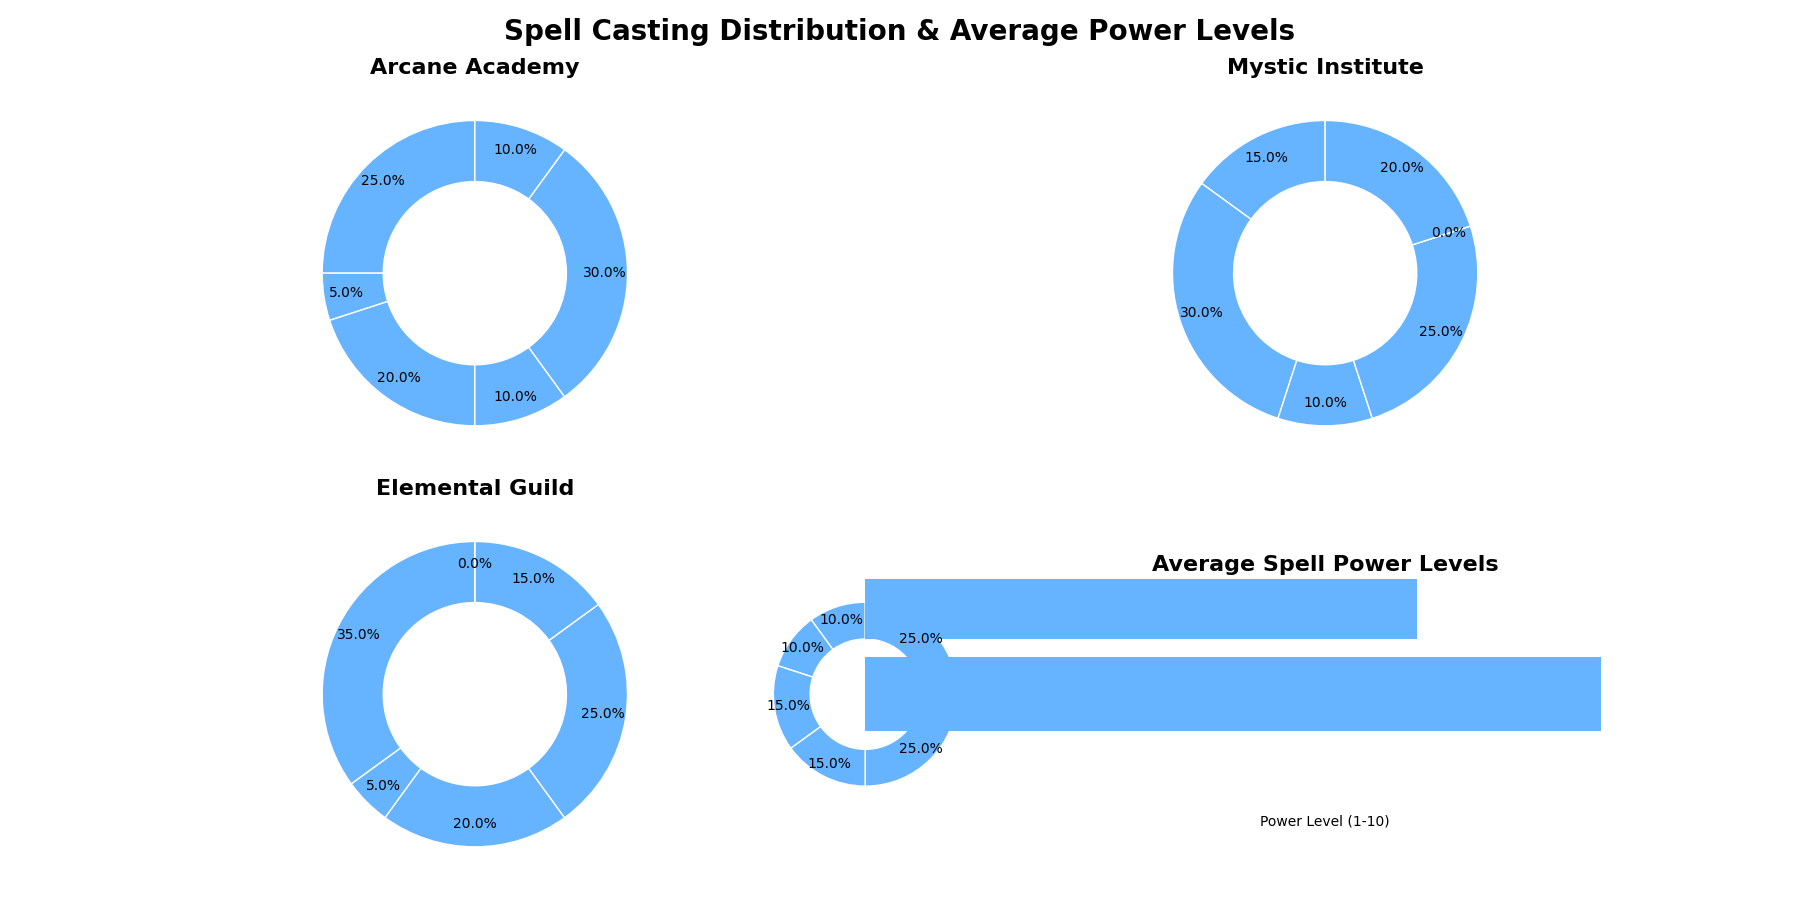

Generate this figure with Python:
import matplotlib.pyplot as plt
import numpy as np

wizardry_schools = ['Arcane Academy', 'Mystic Institute', 'Elemental Guild', 'Enchantment Realm']
spell_types = ['Fire Spells', 'Water Spells', 'Earth Spells', 'Air Spells', 'Lightning Spells', 'Healing Spells']

arcane_spells = [25, 5, 20, 10, 30, 10]
mystic_spells = [15, 30, 10, 25, 0, 20]
elemental_spells = [35, 5, 20, 25, 15, 0]
enchantment_spells = [10, 10, 15, 15, 25, 25]

average_power_levels = [8, 6, 7, 9]

single_color = '#66b3ff'

# Create the figure and axis for subplots with a different arrangement (2 rows, 2 columns)
fig, axs = plt.subplots(2, 2, figsize=(18, 9))

data = [arcane_spells, mystic_spells, elemental_spells, enchantment_spells]

for i, ax in enumerate(axs.flatten()[:len(data)]):
    ax.pie(
        data[i],
        autopct='%1.1f%%',
        pctdistance=0.85,
        colors=[single_color] * len(data[i]),
        startangle=90,
        wedgeprops=dict(width=0.4, edgecolor='w')
    )
    center_circle = plt.Circle((0, 0), 0.55, fc='white')
    ax.add_artist(center_circle)
    ax.set_title(wizardry_schools[i], fontsize=16, fontweight='bold', loc='center')

fig.suptitle("Spell Casting Distribution & Average Power Levels", fontsize=20, fontweight='bold')

# Plotting the bar chart showing average power levels in the last subplot
axs.flatten()[-1].barh(wizardry_schools, average_power_levels, color=single_color)
axs.flatten()[-1].set_title('Average Spell Power Levels', fontsize=16, fontweight='bold')
axs.flatten()[-1].set_xlabel('Power Level (1-10)')
axs.flatten()[-1].set_xlim(0, 10)

plt.tight_layout()
plt.show()
